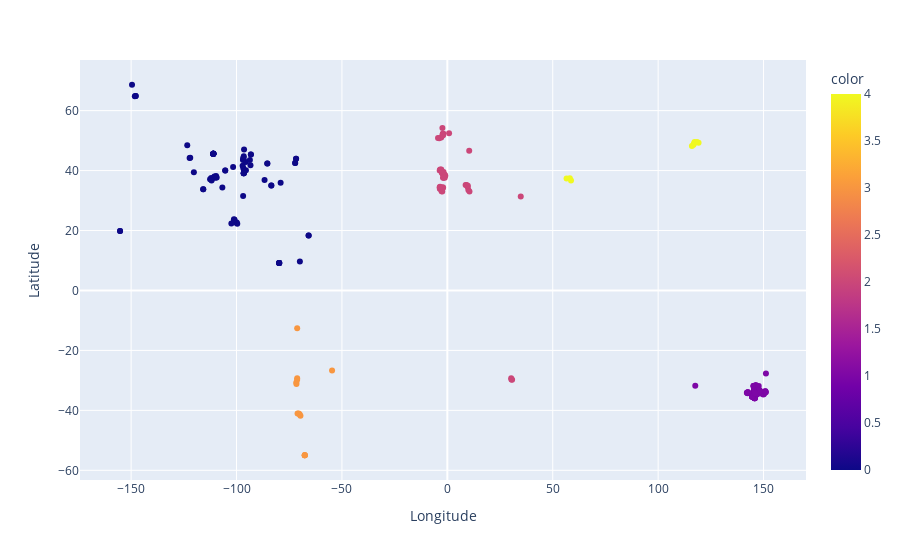

The cell this chart's notebook holds for it:
### Code cell
df2 = pd.DataFrame(df, columns=['Longitude','Latitude'])
kmeans = KMeans(n_clusters=5).fit_predict(df2)
px.scatter(df2,x='Longitude',y='Latitude',color=kmeans)

### Figure 1 — Plotly figure (JSON) as saved in the notebook; plotly's stock layout.template omitted (floating-point values rounded to 4 significant figures; data arrays with more than 128 entries replaced by an {"elided": "..."} marker saying what was removed)
{"data": [{"hovertemplate": "Longitude=%{x}<br>Latitude=%{y}<br>color=%{marker.color}<extra></extra>", "legendgroup": "", "marker": {"color": {"elided": "237 int values"}, "coloraxis": "coloraxis", "symbol": "circle"}, "mode": "markers", "name": "", "orientation": "v", "showlegend": false, "type": "scatter", "x": {"elided": "237 float values"}, "xaxis": "x", "y": {"elided": "237 float values"}, "yaxis": "y"}], "layout": {"autosize": true, "coloraxis": {"colorbar": {"title": {"text": "color"}}, "colorscale": [[0, "#0d0887"], [0.1111, "#46039f"], [0.2222, "#7201a8"], [0.3333, "#9c179e"], [0.4444, "#bd3786"], [0.5556, "#d8576b"], [0.6667, "#ed7953"], [0.7778, "#fb9f3a"], [0.8889, "#fdca26"], [1, "#f0f921"]]}, "legend": {"tracegroupgap": 0}, "margin": {"t": 60}, "xaxis": {"anchor": "y", "autorange": true, "domain": [0, 1], "range": [-174.2, 170.1], "title": {"text": "Longitude"}, "type": "linear"}, "yaxis": {"anchor": "x", "autorange": true, "domain": [0, 1], "range": [-64.54, 78.2], "title": {"text": "Latitude"}, "type": "linear"}}}
